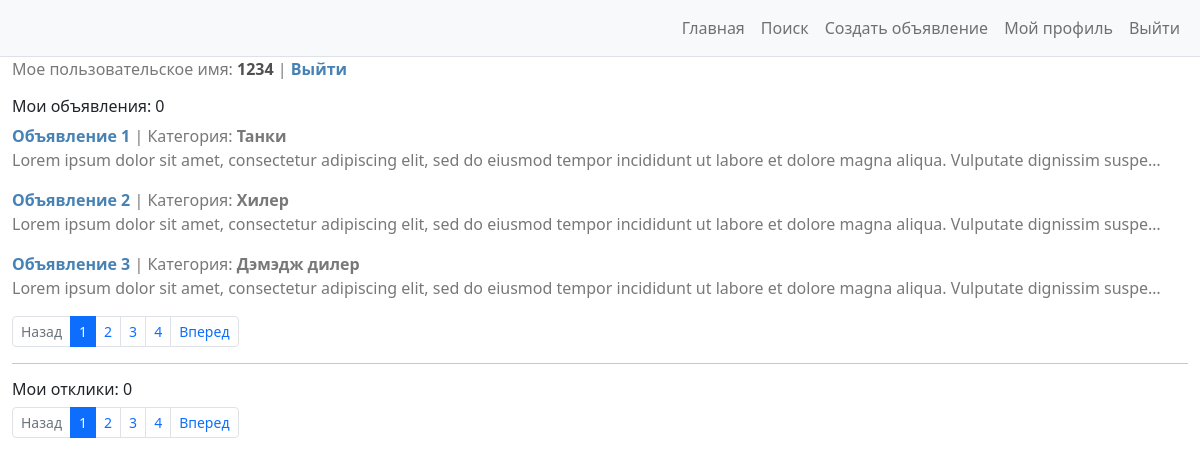
Page /my_profile/ (signed in) on the earlier database version.
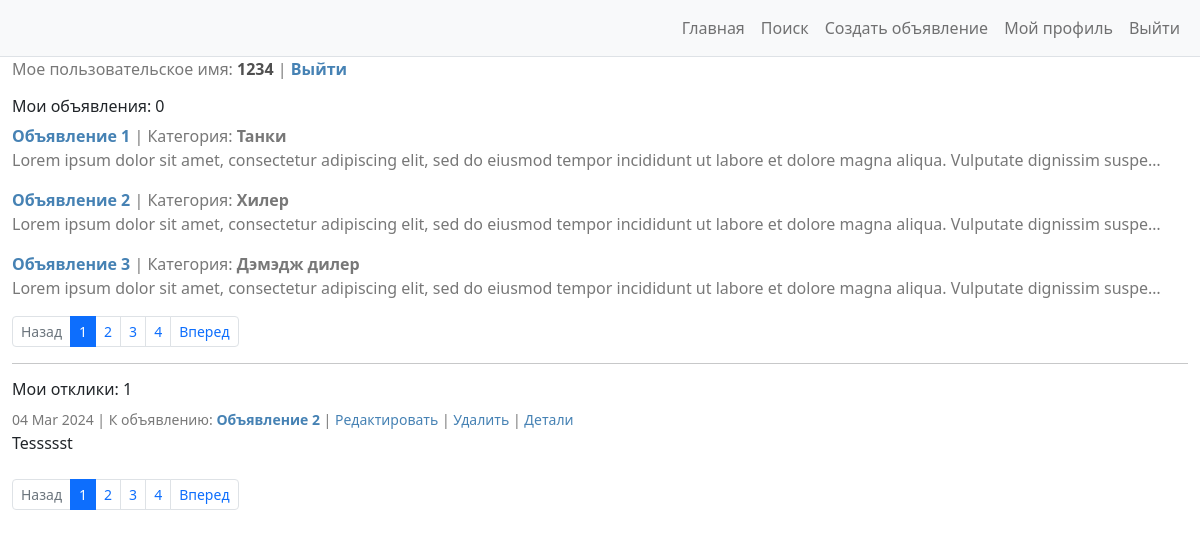
Same page on the later database version.
### advertisments/models.py (models this page shows, shortened)
class Ad(models.Model):
    pub_date = models.DateTimeField(
        auto_now_add=True
    )
    author = models.ForeignKey(
        to=User,
        on_delete=models.CASCADE,
    )
    title = models.CharField(
        max_length=255,
        help_text='До 255 символов',
    )
    category = models.CharField(
        max_length=18,
        choices=CATEGORIES,
        default=None,
    )
    content = RichTextUploadingField(
        blank=True
    )
    class Meta:
        ordering = ['pub_date']
        verbose_name = 'Объявление'
        verbose_name_plural = 'Объявления'

class Reply(models.Model):
    author = models.ForeignKey(
        to=User,
        on_delete=models.CASCADE,
    )
    date_sent = models.DateTimeField(
        auto_now_add=True,
    )
    ad = models.ForeignKey(
        to=Ad,
        on_delete=models.CASCADE,
        related_name='replies_to_ad',
    )
    text = models.TextField(
        blank=True,
    )
    is_accepted = models.BooleanField(
        default=False
    )
    class Meta:
        ordering = ['date_sent']
        verbose_name = 'Отклик'
        verbose_name_plural = 'Отклики'

### advertisments/views.py (the view)
# urls.py: path('my_profile/', UserProfile.as_view(), name='user_profile'),
class UserProfile(ListView):
    template_name = "user_profile.html"
    model = Ad
    paginate_by = 3
    def get_context_data(self, *, object_list=None, **kwargs):
        context = super().get_context_data(**kwargs)
        context['ads'] = Ad.objects.filter(author=self.request.user).all()
        context['replies'] = Reply.objects.filter(author=self.request.user).all()
        return context

### advertisments/templates/user_profile.html (shortened to what the changed rows need)
{% extends 'base.html' %}
{% block content %}
<div class="container-fluid" style="width:1200px;margin:0 auto;">
    <p style="color:rgb(120, 120, 120)">
        Мое пользовательское имя: <b style="color:rgb(80,80,80)">{{ request.user.username }}</b> |
        <a href="{% url 'logout_url' %}" style="color: #4682B4">
        </a>
    </p>
    <h6> Мои объявления: {{ ads.count }} </h6>
    {% for ad in ad_list %}
    <p style="color:rgb(120, 120, 120)">
        <a style="color:#4682B4" href="{% url 'ads_detail' ad.id %}"><b>{{ ad.title }}</b></a> | Категория: <b>{{ ad.category }}</b>
        <br>
        {{ ad.content|striptags|truncatechars:150 }}
    </p>
    {% endfor %}
    {% if is_paginated %}
    <nav aria-label="Page navigation example">
        <ul class="pagination pagination-sm">
            {% if page_obj.paginator.num_pages <= 5 %}
            {% for page_num in page_obj.paginator.page_range %}
            {% if page_num == page_obj.number %}
            <li class="page-item active" aria-current="page">
                <a class="page-link" href="?page={{ page_num }}">
                    {{ page_num }}
                </a>
            </li>
            {% else %}
            <li class="page-item">
                <a class="page-link" href="?page={{ page_num }}">
                    {{ page_num }}
                </a>
            </li>
            {% endif %}
            {% endfor %}
            {% endif %}
        </ul>
    </nav>
    <hr>
</div>
{% endif %}
<div class="container-fluid" style="width:1200px;margin:0 auto;">
    <h6> Мои отклики: {{ replies.count }} </h6>
    {% for reply in replies %}
        <small style="color:rgb(120, 120, 120)">
            {{ reply.date_sent|date:'d M Y' }} | К объявлению:
            <a style="color:#4682B4" href="{% url 'ads_detail' reply.ad.id %}">
                <b>{{ reply.ad.title }}</b>
            </a>
            |
            <a style="color:#4682B4" href="{% url 'reply_update' reply.id %}">
                Редактировать
            </a>
            |
            <a style="color:#4682B4" href="{% url 'reply_delete' reply.id %}">
                Удалить
            </a>
            |
            <a style="color:#4682B4" href="{% url 'reply_detail' reply.id %}">
                Детали
            </a>
        </small>
        <br>
        {{ reply.text|striptags|truncatechars:150 }}
        <br>
    <br>
    {% endfor %}
    {% if is_paginated %}
    <nav aria-label="Page navigation example">
        <ul class="pagination pagination-sm">
            {% if page_obj.paginator.num_pages <= 5 %}
            {% for page_num in page_obj.paginator.page_range %}
            {% if page_num == page_obj.number %}
            <li class="page-item active" aria-current="page">
                <a class="page-link" href="?page={{ page_num }}">
                    {{ page_num }}
                </a>
            </li>
            {% else %}
            <li class="page-item">
                <a class="page-link" href="?page={{ page_num }}">
                    {{ page_num }}
                </a>
            </li>
            {% endif %}
            {% endfor %}
            {% endif %}
        </ul>
    </nav>
    {% endif %}
</div>
{% endblock content %}

Differences in the rows shown:
added Reply: date_sent "04 Mar 2024", ad "Объявление 2", text "Tessssst"
Other differences:
{{ replies.count }}: "0" → "1"
